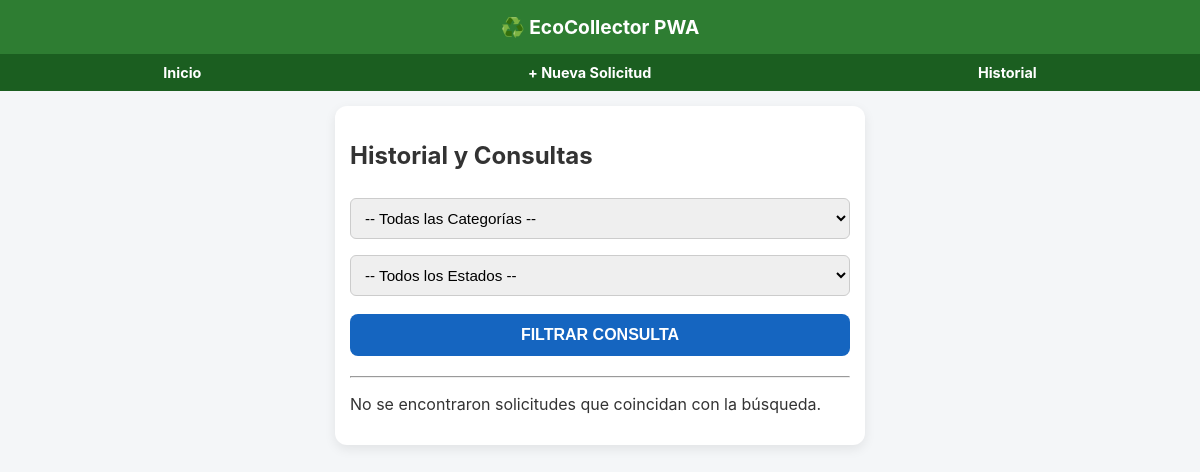
The page /solicitudes/historial/ on the database as committed earlier.
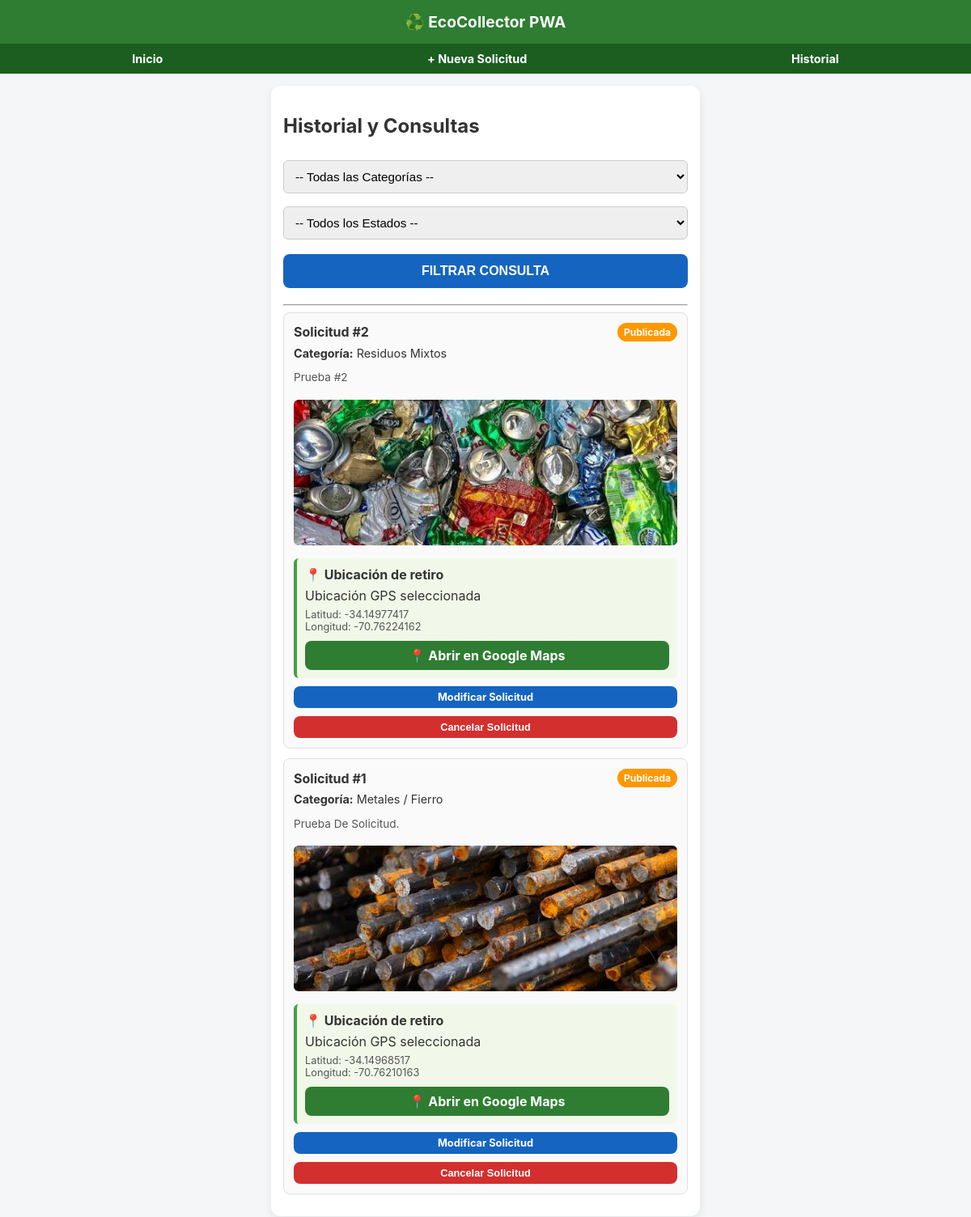
The same page on the database as committed later.
### recolecciones/models.py (models this page shows, shortened)
class SolicitudRetiro(models.Model):
    ESTADOS = [
        ('BORRADOR', 'Borrador'),
        ('PUBLICADA', 'Publicada'),
        ('ASIGNADA', 'Asignada'),
        ('EN_RUTA', 'En Ruta'),
        ('EN_PROCESO', 'En Proceso'),
        ('COMPLETADA', 'Completada'),
        ('RECHAZADA', 'Rechazada'),
        ('CANCELADA', 'Cancelada'),
    ]
    usuario = models.ForeignKey(User, on_delete=models.CASCADE, related_name='solicitudes')
    recolector = models.ForeignKey(User, on_delete=models.SET_NULL, null=True, blank=True, related_name='retiros_asignados')
    categoria = models.ForeignKey(CategoriaChatarra, on_delete=models.PROTECT, related_name='solicitudes')
    estado_actual = models.CharField(max_length=20, choices=ESTADOS, default='PUBLICADA')
    notas_adicionales = models.TextField(blank=True, null=True)
    fecha_creacion = models.DateTimeField(auto_now_add=True)
    fecha_completada = models.DateTimeField(null=True, blank=True)
    class Meta:
        verbose_name = "Solicitud de Retiro"
        verbose_name_plural = "Solicitudes de Retiro"
        ordering = ['-fecha_creacion']

class CategoriaChatarra(models.Model):
    nombre_categoria = models.CharField(max_length=50, unique=True)
    descripcion_material = models.TextField(blank=True, null=True)
    class Meta:
        verbose_name = "Categoría de Chatarra"
        verbose_name_plural = "Categorías de Chatarra"

class Fotografia(models.Model):
    solicitud = models.ForeignKey(SolicitudRetiro, on_delete=models.CASCADE, related_name='fotografias')
    imagen = models.ImageField(upload_to='chatarra_fotos/%Y/%m/')
    fecha_captura = models.DateTimeField(auto_now_add=True)

class Ubicacion(models.Model):
    solicitud = models.OneToOneField(SolicitudRetiro, on_delete=models.CASCADE, related_name='ubicacion')
    latitud = models.DecimalField(max_digits=10, decimal_places=8)
    longitud = models.DecimalField(max_digits=11, decimal_places=8)
    direccion_formateada = models.CharField(max_length=255)

### recolecciones/views.py (the view)
# urls.py: path('solicitudes/historial/', views.historial_solicitudes_view, name='historial_solicitudes'),
def historial_solicitudes_view(request):
    solicitudes = SolicitudRetiro.objects.all().select_related('categoria', 'ubicacion').prefetch_related('fotografias')
    categoria_id = request.GET.get('categoria')
    estado = request.GET.get('estado')
    if categoria_id:
        solicitudes = solicitudes.filter(categoria_id=categoria_id)
    if estado:
        solicitudes = solicitudes.filter(estado_actual=estado)
    categorias = CategoriaChatarra.objects.all()
    estados = SolicitudRetiro.ESTADOS
    context = {
        'solicitudes': solicitudes,
        'categorias': categorias,
        'estados': estados,
        'categoria_selected': categoria_id,
        'estado_selected': estado,
    }
    return render(request, 'recolecciones/historial.html', context)

### recolecciones/templates/recolecciones/historial.html (shortened to what this page needs)
{% extends 'recolecciones/base.html' %}
{% block content %}
<h2>Historial y Consultas</h2>
<form method="GET" style="margin-bottom: 20px;">
    <select name="categoria">
        <option value="">-- Todas las Categorías --</option>
    </select>
    <select name="estado">
        <option value="">-- Todos los Estados --</option>
    </select>
    <button type="submit"
            class="btn"
            style="background-color: #1565c0;">
        FILTRAR CONSULTA
    </button>
</form>
<hr>
{% for sol in solicitudes %}
<div class="card">
    <div style="display: flex; justify-content: space-between; align-items: center;">
        <strong>Solicitud #{{ sol.id }}</strong>
        <span class="badge">{{ sol.get_estado_actual_display }}</span>
    </div>
    <p style="font-size: 0.9rem; margin: 6px 0;">
        <b>Categoría:</b> {{ sol.categoria.nombre_categoria }}
    </p>
    <p style="font-size: 0.85rem; color: #555;">
        {{ sol.notas_adicionales|default:"Sin notas adicionales." }}
    </p>
    {% if sol.fotografias.first %}
        <img src="{{ sol.fotografias.first.imagen.url }}"
             alt="Fotografía de la solicitud"
             style="
                width: 100%;
                max-height: 180px;
                object-fit: cover;
                border-radius: 6px;
                margin-top: 6px;
             ">
    {% endif %}
    {% if sol.ubicacion %}
        <div style="
            margin-top: 12px;
            padding: 10px;
            background: #f1f8e9;
            border-radius: 6px;
            border-left: 4px solid #43a047;
        ">
            <strong>📍 Ubicación de retiro</strong>
            {% if sol.ubicacion.direccion_formateada %}
                <p style="margin: 6px 0;">
                    {{ sol.ubicacion.direccion_formateada }}
                </p>
            {% endif %}
            <p style="
                font-size: 0.8rem;
                color: #555;
                margin: 6px 0;
            ">
                Latitud: {{ sol.ubicacion.latitud }}<br>
                Longitud: {{ sol.ubicacion.longitud }}
            </p>
            <a href="https://www.google.com/maps?q={{ sol.ubicacion.latitud }},{{ sol.ubicacion.longitud }}"
               target="_blank"
               class="btn"
               style="
                    background-color: #2e7d32;
                    color: white;
                    text-decoration: none;
                    padding: 8px;
               ">
                📍 Abrir en Google Maps
            </a>
        </div>
    {% endif %}
<a
    href="{% url 'modificar_solicitud' sol.id %}"
    class="btn"
    style="
        background-color: #1565c0;
        padding: 6px;
        font-size: 0.8rem;
        text-decoration: none;
        color: white;
    "
>
    Modificar Solicitud
</a>
    {% if sol.estado_actual != 'CANCELADA' %}
        <form method="POST"
              action="{% url 'cancelar_solicitud' sol.id %}"
              style="margin-top: 8px;">
            <button type="submit"
                    class="btn btn-danger"
                    style="
                        padding: 6px;
                        font-size: 0.8rem;
                    ">
                Cancelar Solicitud
            </button>
        </form>
    {% endif %}
</div>
{% empty %}
    <p>
        No se encontraron solicitudes que coincidan con la búsqueda.
    </p>
{% endfor %}
{% endblock %}

Rows that differ between the two databases and show on the page:
added SolicitudRetiro: id "2", estado_actual "Publicada", categoria.nombre_categoria "Residuos Mixtos", notas_adicionales "Prueba #2", fotografias.first.imagen (picture), ubicacion.direccion_formateada "Ubicación GPS seleccionada", ubicacion.latitud "-34.14977417", ubicacion.longitud "-70.76224162", shows "Cancelar Solicitud"
added SolicitudRetiro: id "1", estado_actual "Publicada", categoria.nombre_categoria "Metales / Fierro", notas_adicionales "Prueba De Solicitud.", fotografias.first.imagen (picture), ubicacion.direccion_formateada "Ubicación GPS seleccionada", ubicacion.latitud "-34.14968517", ubicacion.longitud "-70.76210163", shows "Cancelar Solicitud"
Other text that changed with them:
text no longer shown: "No se encontraron solicitudes que coincidan con la búsqueda."
